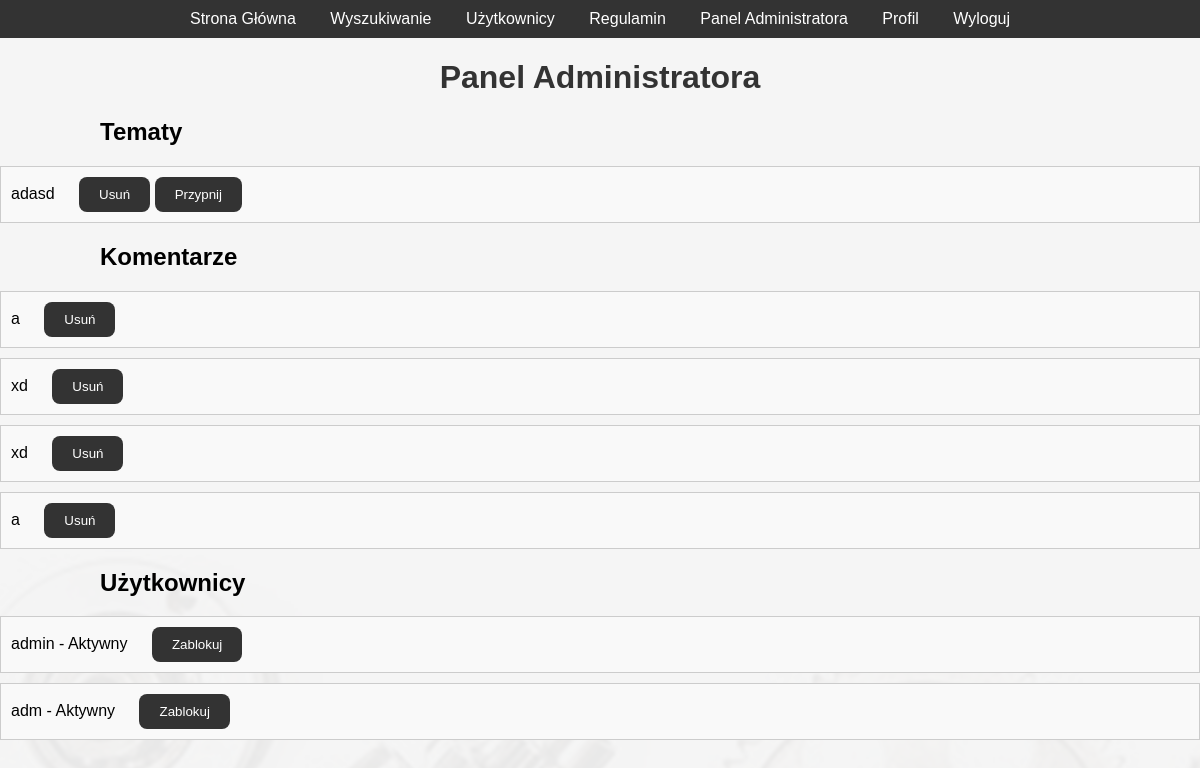
Page /admin_panel.php (signed in) on the earlier database version.
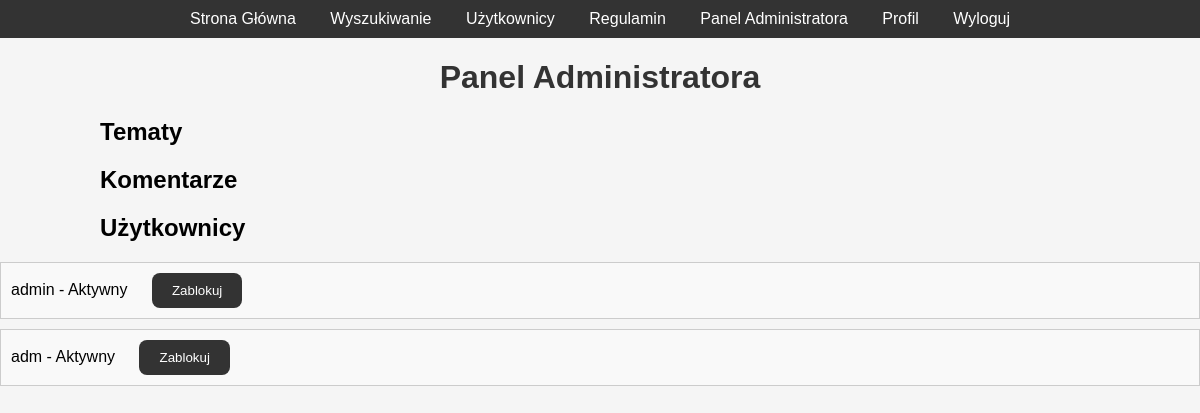
Same page on the later database version.
### tables this page shows
CREATE TABLE `topics` (
  `id` int(11) NOT NULL,
  `user_id` int(11) NOT NULL,
  `title` varchar(255) NOT NULL,
  `content` text NOT NULL,
  `created_at` timestamp NOT NULL DEFAULT current_timestamp(),
  `pinned` tinyint(1) DEFAULT 0,
  `image_path` varchar(255) DEFAULT NULL
);

CREATE TABLE `comments` (
  `id` int(11) NOT NULL,
  `topic_id` int(11) NOT NULL,
  `user_id` int(11) NOT NULL,
  `content` text NOT NULL,
  `created_at` timestamp NOT NULL DEFAULT current_timestamp()
);

CREATE TABLE `users` (
  `id` int(11) NOT NULL,
  `username` varchar(50) NOT NULL,
  `password` varchar(255) NOT NULL,
  `email` varchar(100) NOT NULL,
  `role` enum('user','admin') DEFAULT 'user',
  `banned` tinyint(1) DEFAULT 0,
  `created_at` timestamp NOT NULL DEFAULT current_timestamp(),
  `avatar` varchar(255) DEFAULT NULL
);

### db.php (called while the page is built, shortened)
<?php
function isAdmin() {
    return isset($_SESSION['role']) && $_SESSION['role'] === 'admin';
}
?>

### admin_panel.php (the view, shortened to what this page needs)
<?php
include 'db.php';
$posts = $conn->query("SELECT * FROM topics")->fetchAll();
$comments = $conn->query("SELECT * FROM comments")->fetchAll();
$users = $conn->query("SELECT * FROM users")->fetchAll();
?>
<!DOCTYPE html>
<html lang="en">
<head>
    <link rel="stylesheet" href="style.css">
</head>
<body>
    <nav>
        <a href="index.php">Strona Główna</a>
        <a href="search.php">Wyszukiwanie</a>
        <a href="users.php">Użytkownicy</a>
        <a href="rules.php">Regulamin</a>
        <?php if (isset($_SESSION['username'])): ?>
            <?php if (isAdmin()): ?>
                <a href="admin_panel.php">Panel Administratora</a>
            <?php endif; ?>
            <a href="profile.php">Profil</a>
            <a href="logout.php">Wyloguj</a>
        <?php else: ?>
            <a href="register.php">Rejestracja</a>
            <a href="login.php">Logowanie</a>
        <?php endif; ?>
    </nav>
    <h1>Panel Administratora</h1>
    <h2>Tematy</h2>
    <ul>
        <?php foreach ($posts as $post): ?>
            <li>
                <?= htmlspecialchars($post['title']) ?>
                <form method="POST" style="display:inline;">
                    <button type="submit" name="delete_post">Usuń</button>
                    <?php if ($post['pinned']): ?>
                        <button type="submit" name="unpin_post">Odepnij</button>
                    <?php else: ?>
                        <button type="submit" name="pin_post">Przypnij</button>
                    <?php endif; ?>
                </form>
            </li>
        <?php endforeach; ?>
    </ul>
    <h2>Komentarze</h2>
    <ul>
        <?php foreach ($comments as $comment): ?>
            <li>
                <?= htmlspecialchars($comment['content']) ?>
                <form method="POST" style="display:inline;">
                    <button type="submit" name="delete_comment">Usuń</button>
                </form>
            </li>
        <?php endforeach; ?>
    </ul>
    <h2>Użytkownicy</h2>
    <ul>
        <?php foreach ($users as $user): ?>
            <li>
                <?= htmlspecialchars($user['username']) ?> - <?= $user['banned'] ? 'Zablokowany' : 'Aktywny' ?>
                <form method="POST" style="display:inline;">
                    <?php if ($user['banned']): ?>
                        <button type="submit" name="unban_user">Odblokuj</button>
                    <?php else: ?>
                        <button type="submit" name="ban_user">Zablokuj</button>
                    <?php endif; ?>
                </form>
            </li>
        <?php endforeach; ?>
    </ul>
</body>
</html>

Differences in the rows shown:
removed topics: title "adasd", pinned "Przypnij"
removed comments: content "a"
removed comments: content "xd"
removed comments: content "xd"
removed comments: content "a"
